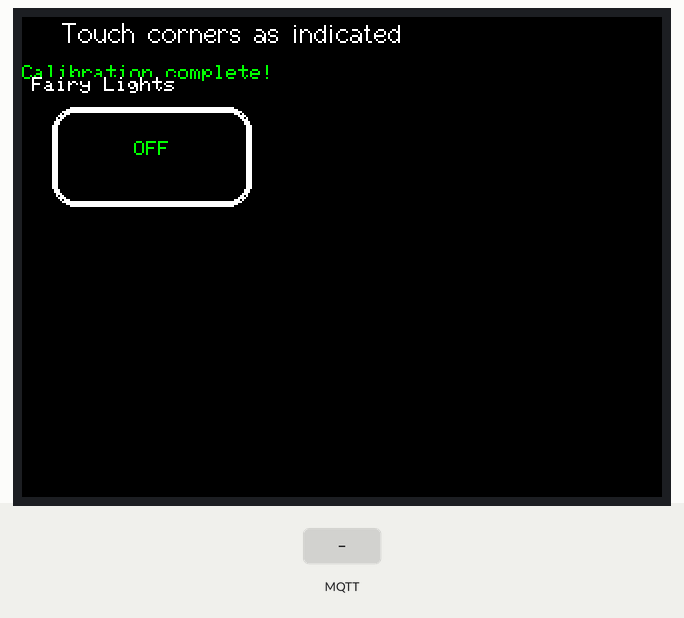
Simulated run of this sketch. Board: ESP32. Parts: 320×240 colour display. The inputs (shaded band) are chosen by the test bench. WiFi joins after 1.5 s; servers stay silent unless stated; storage starts empty; EEPROM starts erased; no MQTT or app messages arrive unless stated; what the sketch prints to the serial monitor is not drawn.

Above: at 3.1 s.
3.2 s: MQTT message "on" arrives on the first subscribed topic
At 3.6 s:
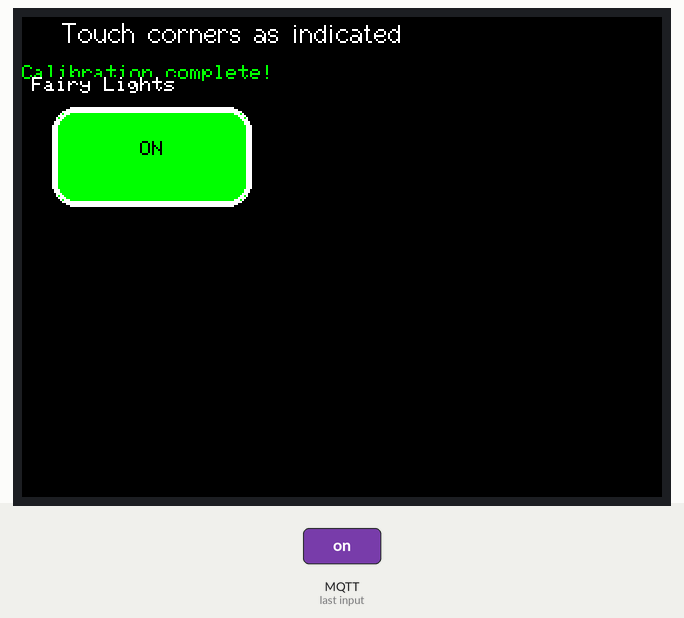
6.2 s: MQTT message "1" arrives on the first subscribed topic
At 7.1 s:
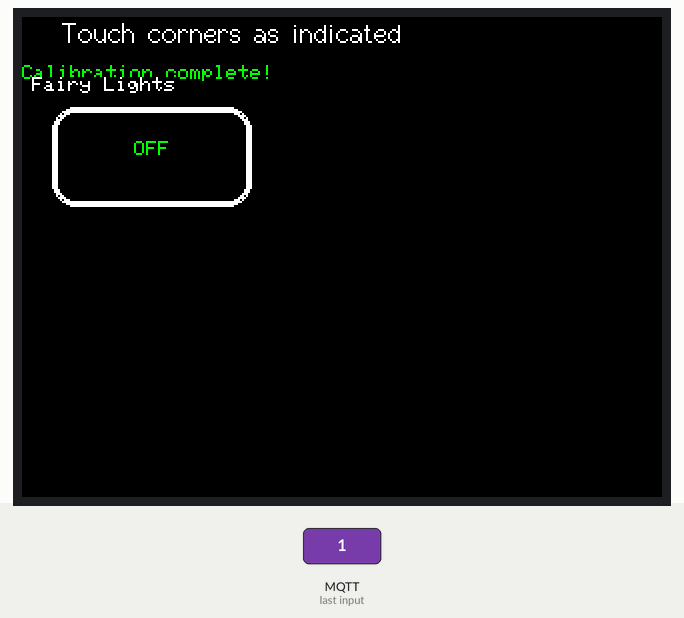
Timing chart, 0 to 9.2 s (numbered marks = the images above; inputs shaded):
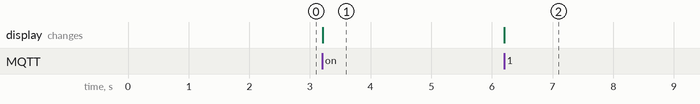

The sketch:

TouchScreen.ino
```cpp
#include <Preferences.h>
#include <WiFi.h>
#include <ESPmDNS.h>
#include <PubSubClient.h>

#include <FS.h>
#include "Free_Fonts.h"

#include <TFT_eSPI.h>
#include <TFT_eWidget.h>

TFT_eSPI tft = TFT_eSPI();

#define CALIBRATION_FILE "/TouchCalData1"
#define REPEAT_CAL false

ButtonWidget btnR = ButtonWidget(&tft);

#define BUTTON_W 100
#define BUTTON_H 50

ButtonWidget *btn[] = { &btnR };
uint8_t buttonCount = sizeof(btn) / sizeof(btn[0]);

// MQTT Broker
const char *mqtt_broker = "mqtt.local";
const char *topic = "fairylights/toggle";
const char *state_topic = "homeassistant/switch/sonoff_1001ffea20_1/state";
byte on_state[] = {'o','n'};
const int mqtt_port = 1883;

WiFiClient espClient;
PubSubClient client(espClient);

void callback(char *topic, byte *payload, unsigned int length) {
  if (memcmp(payload, on_state, sizeof(on_state)) == 0) {
    Serial.println("New state is on");
    btnR.drawSmoothButton(true, 3, TFT_BLACK, "ON");
  } else {
    Serial.println("New state is off");
    btnR.drawSmoothButton(false, 3, TFT_BLACK, "OFF");
  }
}

void btnR_pressAction(void) {
  if (btnR.justPressed()) {
    Serial.println("Button toggled");
    client.publish(topic, "Light toggle.");
    btnR.setPressTime(millis());
  }
}

void btnR_releaseAction(void) {
  // Not action
}

void initButtons() {
  tft.setTextColor(TFT_WHITE, TFT_BLACK);
  tft.setCursor(5, 30);
  tft.print("Fairy Lights");

  // uint16_t x = (tft.width() - BUTTON_W) / 2;
  // uint16_t y = tft.height() / 2 - BUTTON_H - 10;
  uint16_t x = 15;
  uint16_t y = (BUTTON_H / 2) + 20;
  btnR.initButtonUL(x, y, BUTTON_W, BUTTON_H, TFT_WHITE, TFT_BLACK, TFT_GREEN, "OFF", 1);
  btnR.setPressAction(btnR_pressAction);
  //btnR.setReleaseAction(btnR_releaseAction);
  btnR.drawSmoothButton(false, 3, TFT_BLACK);  // 3 is outline width, TFT_BLACK is the surrounding background colour for anti-aliasing

}

void setup() {
  Serial.begin(115200);
  tft.begin();
  tft.setRotation(1);
  tft.fillScreen(TFT_BLACK);
  tft.setFreeFont(FF18);


  // Calibrate the touch screen and retrieve the scaling factors
  touch_calibrate();
  initButtons();

  // Get WiFi creds from preferences storage
  Preferences wifiCreds;
  wifiCreds.begin("wifiCreds", true);
  String ssid = wifiCreds.getString("ssid");
  String pwd = wifiCreds.getString("password");
  wifiCreds.end();

  WiFi.begin(ssid.c_str(), pwd.c_str());
  while (WiFi.status() != WL_CONNECTED) {
    delay(500);
    Serial.print(".");
  }

  if (!MDNS.begin("mpi3501")) {
    Serial.println("Error setting up MDNS responder!");
    while(1) {
        delay(1000);
    }
  }
  Serial.println("mDNS responder started");

  Serial.println("\nWiFi connected.");
  Serial.print("IP address: ");
  Serial.println(WiFi.localIP());

  client.setServer(mqtt_broker, mqtt_port);
  client.setCallback(callback);
  while (!client.connected()) {
    String client_id = "esp32-client-";
    client_id += String(WiFi.macAddress());
    Serial.printf("The client %s connects to the public MQTT broker\n", client_id.c_str());
    if (client.connect(client_id.c_str())) {
      Serial.println("EMQX MQTT broker connected");
    } else {
      Serial.print("failed with state ");
      Serial.print(client.state());
      delay(2000);
    }
  }
  // Publish and subscribe
  // client.publish(topic, "Hi, I'm ESP32 ^^");
  client.subscribe(state_topic);
}

void loop() {
  static uint32_t scanTime = millis();
  uint16_t t_x = 9999, t_y = 9999;  // To store the touch coordinates

  // Scan keys every 50ms at most
  if (millis() - scanTime >= 50) {
    // Pressed will be set true if there is a valid touch on the screen
    bool pressed = tft.getTouch(&t_x, &t_y);
    scanTime = millis();
    for (uint8_t b = 0; b < buttonCount; b++) {
      if (pressed) {
        if (btn[b]->contains(t_x, t_y)) {
          btn[b]->press(true);
          btn[b]->pressAction();
        }
      } else {
        btn[b]->press(false);
        btn[b]->releaseAction();
      }
    }
  }
  client.loop();
}

void touch_calibrate() {
  uint16_t calData[5];
  uint8_t calDataOK = 0;

  // check file system exists
  if (!LittleFS.begin()) {
    Serial.println("Formating file system");
    LittleFS.format();
    LittleFS.begin();
  }

  // check if calibration file exists and size is correct
  if (LittleFS.exists(CALIBRATION_FILE)) {
    if (REPEAT_CAL) {
      // Delete if we want to re-calibrate
      LittleFS.remove(CALIBRATION_FILE);
    } else {
      File f = LittleFS.open(CALIBRATION_FILE, "r");
      if (f) {
        if (f.readBytes((char *)calData, 14) == 14)
          calDataOK = 1;
        f.close();
      }
    }
  }

  if (calDataOK && !REPEAT_CAL) {
    // calibration data valid
    tft.setTouch(calData);
  } else {
    // data not valid so recalibrate
    tft.fillScreen(TFT_BLACK);
    tft.setCursor(20, 0);
    tft.setTextFont(2);
    tft.setTextSize(1);
    tft.setTextColor(TFT_WHITE, TFT_BLACK);

    tft.println("Touch corners as indicated");

    tft.setTextFont(1);
    tft.println();

    if (REPEAT_CAL) {
      tft.setTextColor(TFT_RED, TFT_BLACK);
      tft.println("Set REPEAT_CAL to false to stop this running again!");
    }

    tft.calibrateTouch(calData, TFT_MAGENTA, TFT_BLACK, 15);

    tft.setTextColor(TFT_GREEN, TFT_BLACK);
    tft.println("Calibration complete!");

    // store data
    File f = LittleFS.open(CALIBRATION_FILE, "w");
    if (f) {
      f.write((const unsigned char *)calData, 14);
      f.close();
    }
  }
}
```

Free_Fonts.h
```cpp
// Attach this header file to your sketch to use the GFX Free Fonts. You can write
// sketches without it, but it makes referencing them easier.

// This calls up ALL the fonts but they only get loaded if you actually
// use them in your sketch.
//
// No changes are needed to this header file unless new fonts are added to the
// library "Fonts/GFXFF" folder.
//
// To save a lot of typing long names, each font can easily be referenced in the
// sketch in three ways, either with:
//
//    1. Font file name with the & in front such as &FreeSansBoldOblique24pt7b
//       an example being:
//
//       tft.setFreeFont(&FreeSansBoldOblique24pt7b);
//
//    2. FF# where # is a number determined by looking at the list below
//       an example being:
//
//       tft.setFreeFont(FF32);
//
//    3. An abbreviation of the file name. Look at the list below to see
//       the abbreviations used, for example:
//
//       tft.setFreeFont(FSSBO24)
//
//       Where the letters mean:
//       F = Free font
//       M = Mono
//      SS = Sans Serif (double S to distinguish is form serif fonts)
//       S = Serif
//       B = Bold
//       O = Oblique (letter O not zero)
//       I = Italic
//       # =  point size, either 9, 12, 18 or 24
//
//  Setting the font to NULL will select the GLCD font:
//
//      tft.setFreeFont(NULL); // Set font to GLCD

#define LOAD_tftFF

#ifdef LOAD_tftFF // Only include the fonts if LOAD_tftFF is defined in User_Setup.h

// Use these when printing or drawing text in GLCD and high rendering speed fonts
#define GFXFF 1
#define GLCD  0
#define FONT2 2
#define FONT4 4
#define FONT6 6
#define FONT7 7
#define FONT8 8

// Use the following when calling setFont()
//
// Reserved for GLCD font  // FF0
//

#define TT1 &TomThumb

#define FM9 &FreeMono9pt7b
#define FM12 &FreeMono12pt7b
#define FM18 &FreeMono18pt7b
#define FM24 &FreeMono24pt7b

#define FMB9 &FreeMonoBold9pt7b
#define FMB12 &FreeMonoBold12pt7b
#define FMB18 &FreeMonoBold18pt7b
#define FMB24 &FreeMonoBold24pt7b

#define FMO9 &FreeMonoOblique9pt7b
#define FMO12 &FreeMonoOblique12pt7b
#define FMO18 &FreeMonoOblique18pt7b
#define FMO24 &FreeMonoOblique24pt7b

#define FMBO9 &FreeMonoBoldOblique9pt7b
#define FMBO12 &FreeMonoBoldOblique12pt7b
#define FMBO18 &FreeMonoBoldOblique18pt7b
#define FMBO24 &FreeMonoBoldOblique24pt7b

#define FSS9 &FreeSans9pt7b
#define FSS12 &FreeSans12pt7b
#define FSS18 &FreeSans18pt7b
#define FSS24 &FreeSans24pt7b

#define FSSB9 &FreeSansBold9pt7b
#define FSSB12 &FreeSansBold12pt7b
#define FSSB18 &FreeSansBold18pt7b
#define FSSB24 &FreeSansBold24pt7b

#define FSSO9 &FreeSansOblique9pt7b
#define FSSO12 &FreeSansOblique12pt7b
#define FSSO18 &FreeSansOblique18pt7b
#define FSSO24 &FreeSansOblique24pt7b

#define FSSBO9 &FreeSansBoldOblique9pt7b
#define FSSBO12 &FreeSansBoldOblique12pt7b
#define FSSBO18 &FreeSansBoldOblique18pt7b
#define FSSBO24 &FreeSansBoldOblique24pt7b

#define FS9 &FreeSerif9pt7b
#define FS12 &FreeSerif12pt7b
#define FS18 &FreeSerif18pt7b
#define FS24 &FreeSerif24pt7b

#define FSI9 &FreeSerifItalic9pt7b
#define FSI12 &FreeSerifItalic12pt7b
#define FSI19 &FreeSerifItalic18pt7b
#define FSI24 &FreeSerifItalic24pt7b

#define FSB9 &FreeSerifBold9pt7b
#define FSB12 &FreeSerifBold12pt7b
#define FSB18 &FreeSerifBold18pt7b
#define FSB24 &FreeSerifBold24pt7b

#define FSBI9 &FreeSerifBoldItalic9pt7b
#define FSBI12 &FreeSerifBoldItalic12pt7b
#define FSBI18 &FreeSerifBoldItalic18pt7b
#define FSBI24 &FreeSerifBoldItalic24pt7b

#define FF0 NULL //ff0 reserved for GLCD
#define FF1 &FreeMono9pt7b
#define FF2 &FreeMono12pt7b
#define FF3 &FreeMono18pt7b
#define FF4 &FreeMono24pt7b

#define FF5 &FreeMonoBold9pt7b
#define FF6 &FreeMonoBold12pt7b
#define FF7 &FreeMonoBold18pt7b
#define FF8 &FreeMonoBold24pt7b

#define FF9 &FreeMonoOblique9pt7b
#define FF10 &FreeMonoOblique12pt7b
#define FF11 &FreeMonoOblique18pt7b
#define FF12 &FreeMonoOblique24pt7b

#define FF13 &FreeMonoBoldOblique9pt7b
#define FF14 &FreeMonoBoldOblique12pt7b
#define FF15 &FreeMonoBoldOblique18pt7b
#define FF16 &FreeMonoBoldOblique24pt7b

#define FF17 &FreeSans9pt7b
#define FF18 &FreeSans12pt7b
#define FF19 &FreeSans18pt7b
#define FF20 &FreeSans24pt7b

#define FF21 &FreeSansBold9pt7b
#define FF22 &FreeSansBold12pt7b
#define FF23 &FreeSansBold18pt7b
#define FF24 &FreeSansBold24pt7b

#define FF25 &FreeSansOblique9pt7b
#define FF26 &FreeSansOblique12pt7b
#define FF27 &FreeSansOblique18pt7b
#define FF28 &FreeSansOblique24pt7b

#define FF29 &FreeSansBoldOblique9pt7b
#define FF30 &FreeSansBoldOblique12pt7b
#define FF31 &FreeSansBoldOblique18pt7b
#define FF32 &FreeSansBoldOblique24pt7b

#define FF33 &FreeSerif9pt7b
#define FF34 &FreeSerif12pt7b
#define FF35 &FreeSerif18pt7b
#define FF36 &FreeSerif24pt7b

#define FF37 &FreeSerifItalic9pt7b
#define FF38 &FreeSerifItalic12pt7b
#define FF39 &FreeSerifItalic18pt7b
#define FF40 &FreeSerifItalic24pt7b

#define FF41 &FreeSerifBold9pt7b
#define FF42 &FreeSerifBold12pt7b
#define FF43 &FreeSerifBold18pt7b
#define FF44 &FreeSerifBold24pt7b

#define FF45 &FreeSerifBoldItalic9pt7b
#define FF46 &FreeSerifBoldItalic12pt7b
#define FF47 &FreeSerifBoldItalic18pt7b
#define FF48 &FreeSerifBoldItalic24pt7b

// >>>>>>>>>>>>>>>>>>>>>>>>>>>>>>>>>>>>>>>>>>>>>>>>>>>>>>>>>>>>>>>>>>>>>>>>>>>>>>>>>
// Now we define "s"tring versions for easy printing of the font name so:
//   tft.println(sFF5);
// will print
//   Mono bold 9
// >>>>>>>>>>>>>>>>>>>>>>>>>>>>>>>>>>>>>>>>>>>>>>>>>>>>>>>>>>>>>>>>>>>>>>>>>>>>>>>>>

#define sFF0 "GLCD"
#define sTT1 "Tom Thumb"
#define sFF1 "Mono 9"
#define sFF2 "Mono 12"
#define sFF3 "Mono 18"
#define sFF4 "Mono 24"

#define sFF5 "Mono bold 9"
#define sFF6 "Mono bold 12"
#define sFF7 "Mono bold 18"
#define sFF8 "Mono bold 24"

#define sFF9 "Mono oblique 9"
#define sFF10 "Mono oblique 12"
#define sFF11 "Mono oblique 18"
#define sFF12 "Mono oblique 24"

#define sFF13 "Mono bold oblique 9"
#define sFF14 "Mono bold oblique 12"
#define sFF15 "Mono bold oblique 18"
#define sFF16 "Mono bold oblique 24" // Full text line is too big for 480 pixel wide screen

#define sFF17 "Sans 9"
#define sFF18 "Sans 12"
#define sFF19 "Sans 18"
#define sFF20 "Sans 24"

#define sFF21 "Sans bold 9"
#define sFF22 "Sans bold 12"
#define sFF23 "Sans bold 18"
#define sFF24 "Sans bold 24"

#define sFF25 "Sans oblique 9"
#define sFF26 "Sans oblique 12"
#define sFF27 "Sans oblique 18"
#define sFF28 "Sans oblique 24"

#define sFF29 "Sans bold oblique 9"
#define sFF30 "Sans bold oblique 12"
#define sFF31 "Sans bold oblique 18"
#define sFF32 "Sans bold oblique 24"

#define sFF33 "Serif 9"
#define sFF34 "Serif 12"
#define sFF35 "Serif 18"
#define sFF36 "Serif 24"

#define sFF37 "Serif italic 9"
#define sFF38 "Serif italic 12"
#define sFF39 "Serif italic 18"
#define sFF40 "Serif italic 24"

#define sFF41 "Serif bold 9"
#define sFF42 "Serif bold 12"
#define sFF43 "Serif bold 18"
#define sFF44 "Serif bold 24"

#define sFF45 "Serif bold italic 9"
#define sFF46 "Serif bold italic 12"
#define sFF47 "Serif bold italic 18"
#define sFF48 "Serif bold italic 24"

#else // LOAD_tftFF not defined so setup defaults to prevent error messages

// >>>>>>>>>>>>>>>>>>>>>>>>>>>>>>>>>>>>>>>>>>>>>>>>>>>>>>>>>>>>>>>>>>>>>>>>>>>>>>>>>
// Free fonts are not loaded in User_Setup.h so we must define all as font 1
// to prevent compile error messages
// >>>>>>>>>>>>>>>>>>>>>>>>>>>>>>>>>>>>>>>>>>>>>>>>>>>>>>>>>>>>>>>>>>>>>>>>>>>>>>>>>

#define GFXFF 1
#define GLCD  1
#define FONT2 2
#define FONT4 4
#define FONT6 6
#define FONT7 7
#define FONT8 8

#define FF0 1
#define FF1 1
#define FF2 1
#define FF3 1
#define FF4 1
#define FF5 1
#define FF6 1
#define FF7 1
#define FF8 1
#define FF9 1
#define FF10 1
#define FF11 1
#define FF12 1
#define FF13 1
#define FF14 1
#define FF15 1
#define FF16 1
#define FF17 1
#define FF18 1
#define FF19 1
#define FF20 1
#define FF21 1
#define FF22 1
#define FF23 1
#define FF24 1
#define FF25 1
#define FF26 1
#define FF27 1
#define FF28 1
#define FF29 1
#define FF30 1
#define FF31 1
#define FF32 1
#define FF33 1
#define FF34 1
#define FF35 1
#define FF36 1
#define FF37 1
#define FF38 1
#define FF39 1
#define FF40 1
#define FF41 1
#define FF42 1
#define FF43 1
#define FF44 1
#define FF45 1
#define FF46 1
#define FF47 1
#define FF48 1

#define FM9  1
#define FM12 1
#define FM18 1
#define FM24 1

#define FMB9  1
#define FMB12 1
#define FMB18 1
#define FMB24 1

#define FMO9  1
#define FMO12 1
#define FMO18 1
#define FMO24 1

#define FMBO9  1
#define FMBO12 1
#define FMBO18 1
#define FMBO24 1

#define FSS9  1
#define FSS12 1
#define FSS18 1
#define FSS24 1

#define FSSB9  1
#define FSSB12 1
#define FSSB18 1
#define FSSB24 1

#define FSSO9  1
#define FSSO12 1
#define FSSO18 1
#define FSSO24 1

#define FSSBO9  1
#define FSSBO12 1
#define FSSBO18 1
#define FSSBO24 1

#define FS9  1
#define FS12 1
#define FS18 1
#define FS24 1

#define FSI9  1
#define FSI12 1
#define FSI19 1
#define FSI24 1

#define FSB9  1
#define FSB12 1
#define FSB18 1
#define FSB24 1

#define FSBI9  1
#define FSBI12 1
#define FSBI18 1
#define FSBI24 1

#endif // LOAD_tftFF
```

Measured:
- after the input at 3.2 s, the display: changes at once (image 1)
- after the input at 6.2 s, the display: changes at once (image 2)
